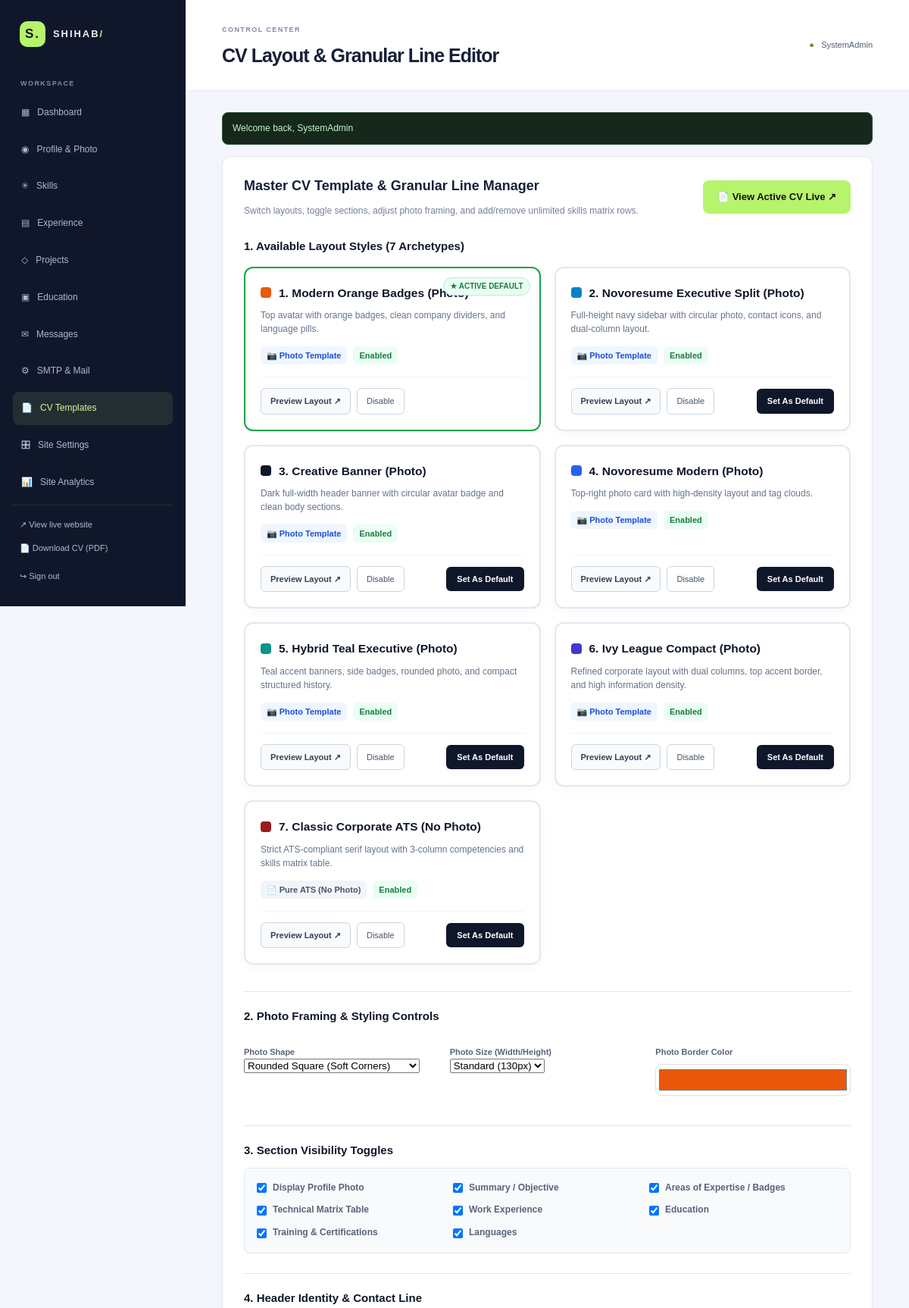
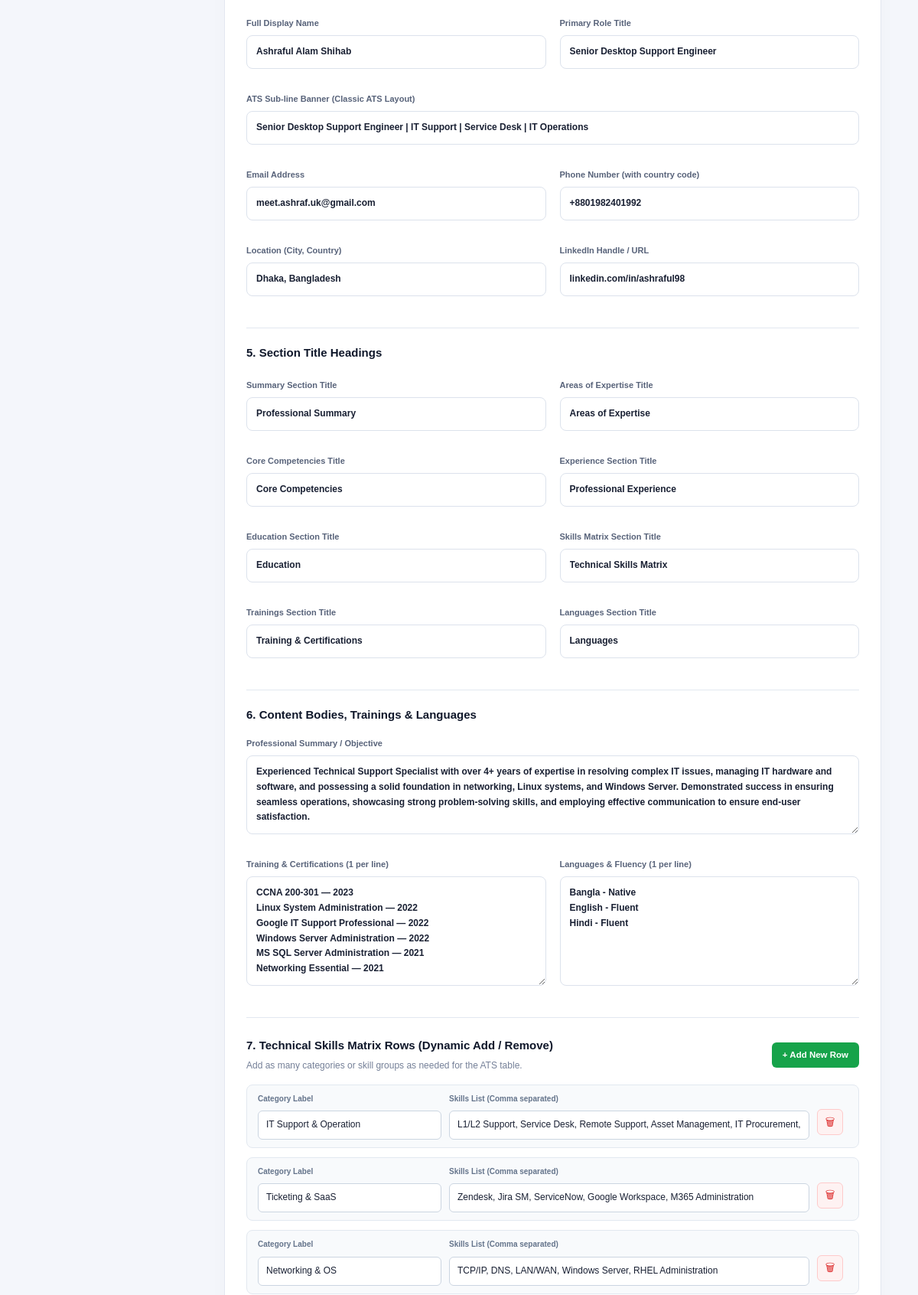
Screenshot of /admin/cv (signed in, upper part) with the database file from the repository (2 pictures, top to bottom).
### tables this page shows
CREATE TABLE `cv_templates` (
  `id` int(10) UNSIGNED NOT NULL,
  `template_key` varchar(50) NOT NULL,
  `title` varchar(100) NOT NULL,
  `description` varchar(255) NOT NULL,
  `accent_color` varchar(20) NOT NULL DEFAULT '#ea580c',
  `has_photo` tinyint(1) NOT NULL DEFAULT 0,
  `is_enabled` tinyint(1) NOT NULL DEFAULT 1,
  `is_default` tinyint(1) NOT NULL DEFAULT 0,
  `sort_order` int(11) NOT NULL DEFAULT 0,
  `created_at` timestamp NOT NULL DEFAULT current_timestamp()
);

### admin/views/cv_manager.php (the view, shortened to what the rows shown need)
<div class="admin-panel" style="margin-top: 0; padding: 24px 28px;">
    <div style="display: flex; justify-content: space-between; align-items: center; flex-wrap: wrap; gap: 14px; margin-bottom: 24px;">
        <div>
            <h2>Master CV Template &amp; Granular Line Manager</h2>
        </div>
    </div>
    <div style="display: grid; grid-template-columns: repeat(auto-fit, minmax(310px, 1fr)); gap: 18px; margin-bottom: 35px;">
        <?php foreach ($templates as $tpl): ?>
            <div style="background: #ffffff; border: 2px solid <?= $tpl['is_default'] ? '#16a34a' : '#e2e8f0' ?>; border-radius: 12px; padding: 20px; display: flex; flex-direction: column; justify-content: space-between; position: relative; box-shadow: 0 4px 14px rgba(0,0,0,0.03);">
                <?php if ($tpl['is_default']): ?>
                    <span style="position: absolute; top: 12px; right: 12px; background: #ecfdf5; color: #15803d; border: 1px solid #a7f3d0; font-size: 10px; font-weight: 700; padding: 3px 8px; border-radius: 20px;">
                        ★ ACTIVE DEFAULT
                    </span>
                <?php endif; ?>
                <div>
                    <div style="display: flex; align-items: center; gap: 10px; margin-bottom: 8px;">
                        <span style="width: 14px; height: 14px; border-radius: 4px; background: <?= e($tpl['accent_color']) ?>; display: inline-block;"></span>
                        <h4 style="margin: 0; font-size: 15.5px; color: #0f172a; font-weight: 700;"><?= e($tpl['title']) ?></h4>
                    </div>
                    <p style="font-size: 12px; color: #64748b; line-height: 1.5; margin: 0 0 14px;"><?= e($tpl['description']) ?></p>
                    <div style="display: flex; gap: 8px; font-size: 11px; margin-bottom: 16px;">
                        <span style="background: <?= $tpl['has_photo'] ? '#eff6ff; color: #1d4ed8;' : '#f1f5f9; color: #475569;' ?> padding: 3px 8px; border-radius: 6px; font-weight: 600;">
                            <?= $tpl['has_photo'] ? '📷 Photo Template' : '📄 Pure ATS (No Photo)' ?>
                        </span>
                        <span style="background: <?= $tpl['is_enabled'] ? '#ecfdf5; color: #15803d;' : '#fef2f2; color: #b91c1c;' ?> padding: 3px 8px; border-radius: 6px; font-weight: 600;">
                            <?= $tpl['is_enabled'] ? 'Enabled' : 'Disabled' ?>
                        </span>
                    </div>
                </div>
                <div style="display: flex; gap: 8px; align-items: center; border-top: 1px solid #f1f5f9; padding-top: 14px;">
                    <a href="<?= e(url('download-cv.php?layout=' . urlencode($tpl['template_key']) . '&preview=1')) ?>" target="_blank" style="padding: 7px 12px; background: #f8fafc; border: 1px solid #cbd5e1; border-radius: 6px; font-size: 11px; color: #334155; text-decoration: none; font-weight: 600;">
                        Preview Layout ↗
                    </a>
                    <form method="post" action="<?= e(url('admin/cv')) ?>" style="margin: 0;">
                        <button type="submit" style="padding: 7px 12px; background: #ffffff; border: 1px solid #cbd5e1; border-radius: 6px; font-size: 11px; color: #475569; cursor: pointer;">
                            <?= $tpl['is_enabled'] ? 'Disable' : 'Enable' ?>
                        </button>
                    </form>
                    <?php if (!$tpl['is_default']): ?>
                        <form method="post" action="<?= e(url('admin/cv')) ?>" style="margin: 0; margin-left: auto;">
                            <button type="submit" style="padding: 7px 14px; background: #0f172a; color: #fff; border: none; border-radius: 6px; font-size: 11px; font-weight: 600; cursor: pointer;">
                                Set As Default
                            </button>
                        </form>
                    <?php endif; ?>
                </div>
            </div>
        <?php endforeach; ?>
    </div>
</div>

### rows the page displays
cv_templates: is_default "★ ACTIVE DEFAULT", title "1. Modern Orange Badges (Photo)", description "Top avatar with orange badges, clean company dividers, and language pills.", has_photo "📷 Photo Template", is_enabled "Enabled"
cv_templates: title "2. Novoresume Executive Split (Photo)", description "Full-height navy sidebar with circular photo, contact icons, and dual-column layout.", has_photo "📷 Photo Template", is_enabled "Enabled"
cv_templates: title "3. Creative Banner (Photo)", description "Dark full-width header banner with circular avatar badge and clean body sections.", has_photo "📷 Photo Template", is_enabled "Enabled"
cv_templates: title "4. Novoresume Modern (Photo)", description "Top-right photo card with high-density layout and tag clouds.", has_photo "📷 Photo Template", is_enabled "Enabled"
cv_templates: title "5. Hybrid Teal Executive (Photo)", description "Teal accent banners, side badges, rounded photo, and compact structured history.", has_photo "📷 Photo Template", is_enabled "Enabled"
cv_templates: title "6. Ivy League Compact (Photo)", description "Refined corporate layout with dual columns, top accent border, and high information density.", has_photo "📷 Photo Template", is_enabled "Enabled"
cv_templates: title "7. Classic Corporate ATS (No Photo)", description "Strict ATS-compliant serif layout with 3-column competencies and skills matrix table.", has_photo "📄 Pure ATS (No Photo)", is_enabled "Enabled"

### other values shown
$title "CV Layout & Granular Line Editor"
$_SESSION['admin_username'] "SystemAdmin"
$f['message'] "Welcome back, SystemAdmin"
